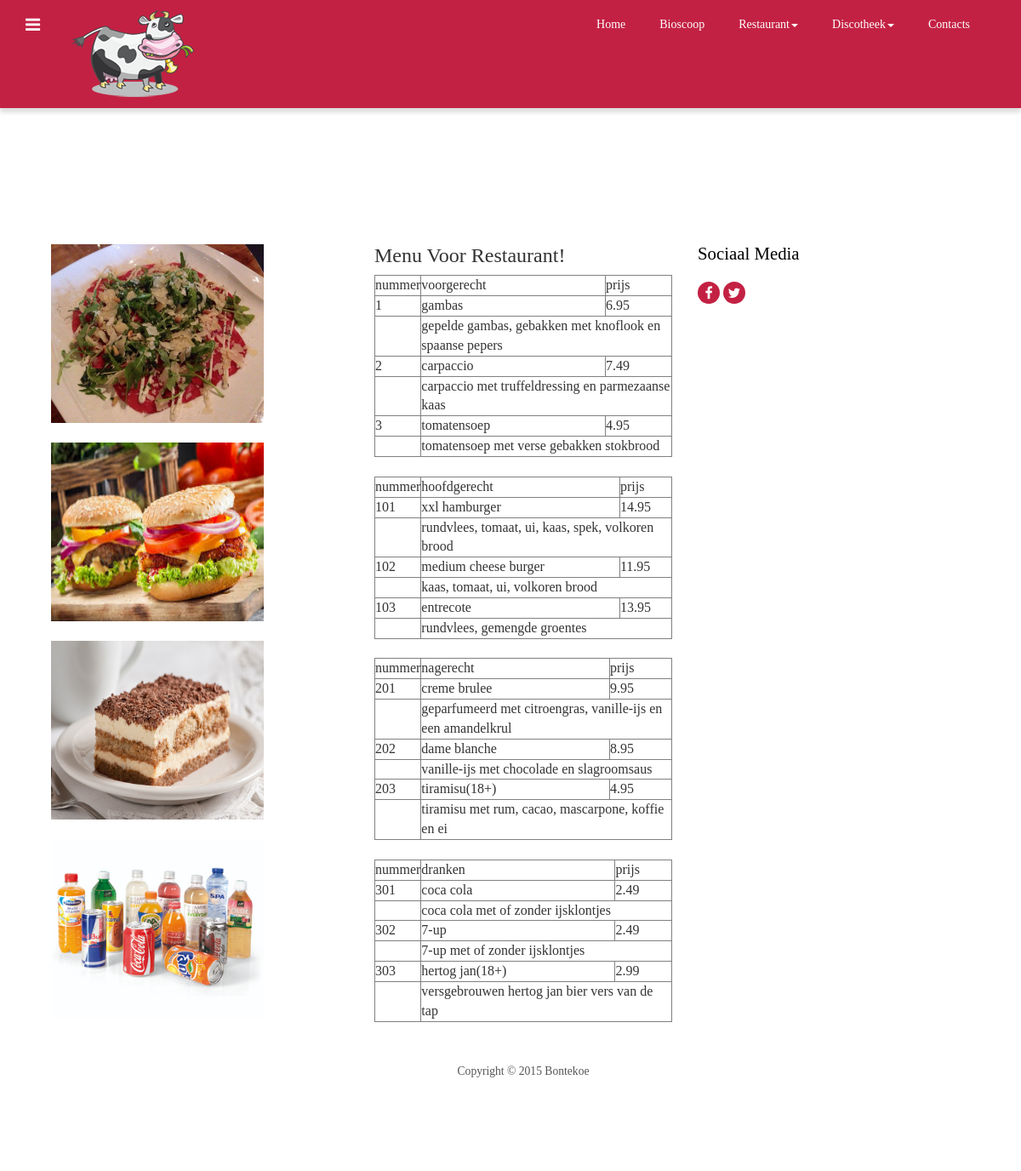
The app's page /website/restaurant/menu.php with its own data.
### tables this page shows
CREATE TABLE IF NOT EXISTS `menu` (
`id_nummer` int(3) NOT NULL,
  `product_nummer` int(3) NOT NULL,
  `product_naam` varchar(30) NOT NULL,
  `product_prijs` float NOT NULL,
  `product_beschrijving` varchar(100) NOT NULL,
  `product_type` varchar(20) NOT NULL
);

### website/restaurant/menu.php (the view, shortened to what this page needs)
<?php
require_once __DIR__ . "/../php/_db.php";
?>
<!DOCTYPE HTML>
<html>
<head>
    <link href="../css/bootstrap-3.1.1.min.css" rel='stylesheet' type='text/css'/>
    <link href="../css/style.css" rel='stylesheet' type='text/css'/>
    <link href="../css/font-awesome.css" rel="stylesheet">
</head>
<body>
<div class="navbar navbar-inverse-blue navbar">
    <div class="navbar-inner navbar-inner_1">
        <div class="container">
            <div class="navigation">
                <nav id="colorNav">
                    <ul>
                        <li class="green">
                        </li>
                    </ul>
                </nav>
            </div>
            <a class="brand" href="../index.html"><img src="../img/logo1.png" alt="logo"></a>
            <div class="pull-right">
                <nav class="navbar nav_bottom" role="navigation">
                    <div class="collapse navbar-collapse" id="bs-megadropdown-tabs">
                        <ul class="nav navbar-nav nav_1">
                            <li><a href="../index.html">Home</a></li>
                            <li><a href="../bioscoop.html">Bioscoop</a></li>
                            <li class="dropdown">
                                <a href="#" class="dropdown-toggle" data-toggle="dropdown">Restaurant<span
                                        class="caret"></span></a>
                            </li>
                            <li class="dropdown">
                                <a href="#" class="dropdown-toggle" data-toggle="dropdown">Discotheek<span
                                        class="caret"></span></a>
                            </li>
                            <li class="last"><a href="../contact.html">Contacts</a></li>
                        </ul>
                    </div>
                </nav>
            </div>
        </div>
    </div>
</div>
<div class="grid_3">
    <div class="container">
        <div class="footer">
            <div class="container">
				<div class="col-md-4 col_2">
					<img src="../img/menufoto01.jpg" width="250" height=210>
					<br>
					<br>
					<img src="../img/menufoto02.jpg" width="250" height=210>
					<br>
					<br>
					<img src="../img/menufoto03.jpg" width="250" height=210>
					<br>
					<br>
					<img src="../img/menufoto04.jpg" width="250" height=210>
				</div>
                <div class="col-md-4 col_2">
				<h3>Menu Voor Restaurant!</h3>
                    <?php
                    try {
                        $hoofd = $_DB->prepare("SELECT * FROM  `menu` WHERE `product_type` = 'voorgerecht'");
                        $hoofd->execute();
                    } catch (PDOException $e) {
                        $sMsg = '<p>
            Regelnummer: ' . $e->getLine() . '<br />
            Bestand: ' . $e->getFile() . '<br />
            Foutmelding: ' . $e->getMessage() . '<br />
            </p>';
                        trigger_error($sMsg);
                    }
                    echo "<table border='1'>
            <tr>
            <td>nummer</td>
            <td>voorgerecht</td>
            <td>prijs</td>
            </tr>
            ";
                    while ($rij = $hoofd->fetch()) {
                        $product_nummer = $rij['product_nummer'];
                        $product_naam = $rij['product_naam'];
                        $product_prijs = $rij['product_prijs'];
                        $product_beschrijving = $rij['product_beschrijving'];
                        echo "<tr>
        <td>$product_nummer</td>
        <td>$product_naam</td>
        <td>$product_prijs</td>
        </tr>
        <tr>
        <td></td>
        <td colspan='2'>$product_beschrijving</td>
        </tr>";
                    }
                    echo "
</table><br />";
                    try {
                        $hoofd = $_DB->prepare("SELECT * FROM  `menu` WHERE `product_type` = 'Hoofdgerecht'");
                        $hoofd->execute();
                    } catch (PDOException $e) {
                        $sMsg = '<p>
            Regelnummer: ' . $e->getLine() . '<br />
            Bestand: ' . $e->getFile() . '<br />
            Foutmelding: ' . $e->getMessage() . '<br />
            </p>';
                        trigger_error($sMsg);
                    }
                    echo "<table border='1'>
            <tr>
            <td>nummer</td>
            <td>hoofdgerecht</td>
            <td>prijs</td>
            </tr>
            ";
                    while ($rij = $hoofd->fetch()) {
                        $product_nummer = $rij['product_nummer'];
                        $product_naam = $rij['product_naam'];
                        $product_prijs = $rij['product_prijs'];
                        $product_beschrijving = $rij['product_beschrijving'];
                        echo "<tr>
        <td>$product_nummer</td>
        <td>$product_naam</td>
        <td>$product_prijs</td>
        </tr>
        <tr>
        <td></td>
        <td colspan='2'>$product_beschrijving</td>
        </tr>";
                    }
                    echo "
</table><br />";
                    try {
                        $hoofd = $_DB->prepare("SELECT * FROM  `menu` WHERE `product_type` = 'Nagerecht'");
                        $hoofd->execute();
                    } catch (PDOException $e) {
                        $sMsg = '<p>
            Regelnummer: ' . $e->getLine() . '<br />
            Bestand: ' . $e->getFile() . '<br />
            Foutmelding: ' . $e->getMessage() . '<br />
            </p>';
                        trigger_error($sMsg);
                    }
                    echo "<table border='1'>
            <tr>
            <td>nummer</td>
            <td>nagerecht</td>
            <td>prijs</td>
            </tr>
            ";
                    while ($rij = $hoofd->fetch()) {
                        $product_nummer = $rij['product_nummer'];
                        $product_naam = $rij['product_naam'];
                        $product_prijs = $rij['product_prijs'];
                        $product_beschrijving = $rij['product_beschrijving'];
                        echo "<tr>
        <td>$product_nummer</td>
        <td>$product_naam</td>
        <td>$product_prijs</td>
        </tr>
        <tr>
        <td></td>
        <td colspan='2'>$product_beschrijving</td>
        </tr>";
                    }
                    echo "
</table><br />";
                    try {
                        $hoofd = $_DB->prepare("SELECT * FROM  `menu` WHERE `product_type` = 'Dranken'");
                        $hoofd->execute();
                    } catch (PDOException $e) {
                        $sMsg = '<p>
            Regelnummer: ' . $e->getLine() . '<br />
            Bestand: ' . $e->getFile() . '<br />
            Foutmelding: ' . $e->getMessage() . '<br />
            </p>';
                        trigger_error($sMsg);
                    }
                    echo "<table border='1'>
            <tr>
            <td>nummer</td>
            <td>dranken</td>
            <td>prijs</td>
            </tr>
            ";
                    while ($rij = $hoofd->fetch()) {
                        $product_nummer = $rij['product_nummer'];
                        $product_naam = $rij['product_naam'];
                        $product_prijs = $rij['product_prijs'];
                        $product_beschrijving = $rij['product_beschrijving'];
                        echo "<tr>
        <td>$product_nummer</td>
        <td>$product_naam</td>
        <td>$product_prijs</td>
        </tr>
        <tr>
        <td></td>
        <td colspan='2'>$product_beschrijving</td>
        </tr>";
                    }
                    echo "
</table>";
                    ?>
                </div>
                <div class="col-md-2 col_2">
                    <h4>Sociaal Media</h4>
                    <ul class="footer_social">
                        <li><a href="https://www.facebook.com"><i class="fa fa-facebook fa1"> </i></a></li>
                        <li><a href="https://www.twitter.com"><i class="fa fa-twitter fa1"> </i></a></li>
                    </ul>
                </div>
                <div class="clearfix"></div>
                <div class="copy">
                    <p>Copyright © 2015 Bontekoe</p>
                </div>
            </div>
        </div>
    </div>
</div>
</body>
</html>

### website/css/style.css (style rules this page uses)
h4, h5, h6, h1, h2, h3 { margin-top: 0; }
ul, ol { margin: 0; }
p { margin: 0; }
html, body { font-family: Copperplate Gothic Light; font-size: 100%; background: #fff; }
body a { transition: 0.5s all; -webkit-transition: 0.5s all; -moz-transition: 0.5s all; -o-transition: 0.5s all; -ms-transition: 0.5s all; }
.navigation { float: left; margin-right: 3%; margin-top: 1px; }
#colorNav > ul { padding: 0; margin: 0; }
#colorNav > ul > li { list-style: none; position: relative; }
#colorNav li.green:after { text-shadow: none; -webkit-font-smoothing: antialiased; font-family: 'fontawesome'; speak: none; font-weight: normal; font-variant: normal; line-height: 1; text-transform: none; -moz-transition: 0.4s; -o-transition: 0.4s; -webkit-transition: 0.4s; transition: 0.4s; color: #fff; content: "\f0c9"; display: inline-block; font-size: 20px; margin-left: 0; position: relative; top: 11px; }
.navbar-inverse-blue .navbar-inner { padding: 7px 0; background: #c32143; border: none; font-size: 0.85em; }
.navbar-inner_1 { padding: 7px 0; background: #c32143; border: none; font-size: 0.85em; box-shadow: 0 5px 5px rgba(0, 0, 0, 0.14); -webkit-box-shadow: 0 5px 5px rgba(0, 0, 0, 0.14); -moz-box-shadow: 0 5px 5px rgba(0, 0, 0, 0.14); -o-box-shadow: 0 5px 5px rgba(0, 0, 0, 0.14); }
.navbar { min-height: 100%; margin-bottom: 0; border: none; }
.navbar-nav { margin: 0; float: right; }
.navbar-nav > li > a { padding: 10px 15px; text-align: center; color: #fff; font-weight: 100; font-size: 14px; }
.nav_bottom { background: none; }
ul.nav_1 { float: none; margin: 2px 0 0 0; }
ul.nav_1 li { margin-right: 10px; }
ul.nav_1 li a { color: #fff; }
ul.nav_1 li.last { margin-right: 0; }
.footer { background: #fff; padding: 5em 0; }
.col_2 h4 { color: #000; font-size: 1.3em; margin-bottom: 1em; }
ul.footer_social { padding: 0; margin: 0 0 1em; list-style: none; }
ul.footer_social li { display: inline-block; text-align: center; }
i.fa1 { background: #c32143; width: 26px; height: 26px; color: #fff; line-height: 26px; border-radius: 20px; -webkit-border-radius: 20px; -moz-border-radius: 20px; -o-border-radius: 20px; }
.copy { margin: 3em 0 0 0; text-align: center; }
.copy p { color: #555; font-size: 0.85em; }
.grid_3 { padding: 5em 0; }
ul { padding: 0; list-style: none; }
.headings h1, h2, h3, h4, h5, h6 { font-weight: 400; }

### records on screen
menu: product_nummer "1", product_naam "gambas", product_prijs "6.95", product_beschrijving "gepelde gambas, gebakken met knoflook en spaanse pepers"
menu: product_nummer "2", product_naam "carpaccio", product_prijs "7.49", product_beschrijving "carpaccio met truffeldressing en parmezaanse kaas"
menu: product_nummer "3", product_naam "tomatensoep", product_prijs "4.95", product_beschrijving "tomatensoep met verse gebakken stokbrood"
menu: product_nummer "101", product_naam "xxl hamburger", product_prijs "14.95", product_beschrijving "rundvlees, tomaat, ui, kaas, spek, volkoren brood"
menu: product_nummer "102", product_naam "medium cheese burger", product_prijs "11.95", product_beschrijving "kaas, tomaat, ui, volkoren brood"
menu: product_nummer "103", product_naam "entrecote", product_prijs "13.95", product_beschrijving "rundvlees, gemengde groentes"
menu: product_nummer "201", product_naam "creme brulee", product_prijs "9.95", product_beschrijving "geparfumeerd met citroengras, vanille-ijs en een amandelkrul"
menu: product_nummer "202", product_naam "dame blanche", product_prijs "8.95", product_beschrijving "vanille-ijs met chocolade en slagroomsaus"
menu: product_nummer "203", product_naam "tiramisu(18+)", product_prijs "4.95", product_beschrijving "tiramisu met rum, cacao, mascarpone, koffie en ei"
menu: product_nummer "301", product_naam "coca cola", product_prijs "2.49", product_beschrijving "coca cola met of zonder ijsklontjes"
menu: product_nummer "302", product_naam "7-up", product_prijs "2.49", product_beschrijving "7-up met of zonder ijsklontjes"
menu: product_nummer "303", product_naam "hertog jan(18+)", product_prijs "2.99", product_beschrijving "versgebrouwen hertog jan bier vers van de tap"
